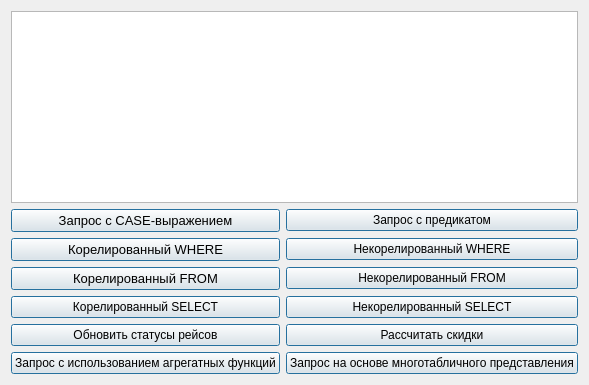
      <widget class="QWidget" name="tab_5">
       <attribute name="title">
        <string>Техническая страница</string>
       </attribute>
       <layout class="QGridLayout" name="gridLayout_25">
        <item row="0" column="0" colspan="2">
         <widget class="QTableView" name="Admin_selects_tableView">
          <property name="palette">
           <palette>
            <active>
             <colorrole role="Highlight">
              <brush brushstyle="SolidPattern">
               <color alpha="170">
                <red>105</red>
                <green>105</green>
                <blue>105</blue>
               </color>
              </brush>
             </colorrole>
             <colorrole role="Link">
              <brush brushstyle="SolidPattern">
               <color alpha="255">
                <red>105</red>
                <green>105</green>
                <blue>105</blue>
               </color>
              </brush>
             </colorrole>
            </active>
            <inactive>
             <colorrole role="Highlight">
              <brush brushstyle="SolidPattern">
               <color alpha="170">
                <red>105</red>
                <green>105</green>
                <blue>105</blue>
               </color>
              </brush>
             </colorrole>
             <colorrole role="Link">
              <brush brushstyle="SolidPattern">
               <color alpha="255">
                <red>105</red>
                <green>105</green>
                <blue>105</blue>
               </color>
              </brush>
             </colorrole>
            </inactive>
            <disabled>
             <colorrole role="Highlight">
              <brush brushstyle="SolidPattern">
               <color alpha="170">
                <red>105</red>
                <green>105</green>
                <blue>105</blue>
               </color>
              </brush>
             </colorrole>
             <colorrole role="Link">
              <brush brushstyle="SolidPattern">
               <color alpha="255">
                <red>105</red>
                <green>105</green>
                <blue>105</blue>
               </color>
              </brush>
             </colorrole>
            </disabled>
           </palette>
          </property>
          <property name="focusPolicy">
           <enum>Qt::NoFocus</enum>
          </property>
          <property name="selectionMode">
           <enum>QAbstractItemView::SingleSelection</enum>
          </property>
         </widget>
        </item>
        <item row="1" column="0">
         <widget class="QPushButton" name="Admin_select_case_button">
          <property name="font">
           <font>
            <pointsize>10</pointsize>
           </font>
          </property>
          <property name="focusPolicy">
           <enum>Qt::StrongFocus</enum>
          </property>
          <property name="text">
           <string>Запрос с CASE-выражением</string>
          </property>
          <property name="default">
           <bool>true</bool>
          </property>
         </widget>
        </item>
        <item row="1" column="1">
         <widget class="QPushButton" name="Admin_select_predicate_button">
          <property name="focusPolicy">
           <enum>Qt::StrongFocus</enum>
          </property>
          <property name="text">
           <string>Запрос с предикатом</string>
          </property>
          <property name="default">
           <bool>true</bool>
          </property>
         </widget>
        </item>
        <item row="2" column="1">
         <widget class="QPushButton" name="Admin_select_WHERE_button">
          <property name="focusPolicy">
           <enum>Qt::StrongFocus</enum>
          </property>
          <property name="text">
           <string>Некорелированный WHERE</string>
          </property>
          <property name="default">
           <bool>true</bool>
          </property>
         </widget>
        </item>
        <item row="3" column="1">
         <widget class="QPushButton" name="Admin_select_FROM_button">
          <property name="focusPolicy">
           <enum>Qt::StrongFocus</enum>
          </property>
          <property name="text">
           <string>Некорелированный FROM</string>
          </property>
          <property name="default">
           <bool>true</bool>
          </property>
         </widget>
        </item>
        <item row="5" column="1">
         <widget class="QPushButton" name="Admin_make_sales_button">
          <property name="focusPolicy">
           <enum>Qt::StrongFocus</enum>
          </property>
          <property name="text">
           <string>Рассчитать скидки</string>
          </property>
          <property name="default">
           <bool>true</bool>
          </property>
         </widget>
        </item>
        <item row="4" column="0">
         <widget class="QPushButton" name="Admin_select_C_SELEC_button">
          <property name="focusPolicy">
           <enum>Qt::StrongFocus</enum>
          </property>
          <property name="text">
           <string>Корелированный SELECT</string>
          </property>
          <property name="default">
           <bool>true</bool>
          </property>
         </widget>
        </item>
        <item row="5" column="0">
         <widget class="QPushButton" name="Admin_change_status_button">
          <property name="focusPolicy">
           <enum>Qt::StrongFocus</enum>
          </property>
          <property name="text">
           <string>Обновить статусы рейсов</string>
          </property>
          <property name="default">
           <bool>true</bool>
          </property>
         </widget>
        </item>
        <item row="2" column="0">
         <widget class="QPushButton" name="Admin_select_C_WHERE_button">
          <property name="font">
           <font>
            <pointsize>10</pointsize>
           </font>
          </property>
          <property name="focusPolicy">
           <enum>Qt::StrongFocus</enum>
          </property>
          <property name="text">
           <string>Корелированный WHERE</string>
          </property>
          <property name="default">
           <bool>true</bool>
          </property>
         </widget>
        </item>
        <item row="4" column="1">
         <widget class="QPushButton" name="Admin_select_SELECT_button">
          <property name="focusPolicy">
           <enum>Qt::StrongFocus</enum>
          </property>
          <property name="text">
           <string>Некорелированный SELECT</string>
          </property>
          <property name="default">
           <bool>true</bool>
          </property>
         </widget>
        </item>
        <item row="6" column="1">
         <widget class="QPushButton" name="Admin_select_view_button">
          <property name="text">
           <string>Запрос на основе многотабличного представления</string>
          </property>
          <property name="default">
           <bool>true</bool>
          </property>
         </widget>
        </item>
        <item row="3" column="0">
         <widget class="QPushButton" name="Admin_select_C_FROM_button">
          <property name="font">
           <font>
            <pointsize>10</pointsize>
           </font>
          </property>
          <property name="focusPolicy">
           <enum>Qt::StrongFocus</enum>
          </property>
          <property name="text">
           <string>Корелированный FROM</string>
          </property>
          <property name="default">
           <bool>true</bool>
          </property>
         </widget>
        </item>
        <item row="6" column="0">
         <widget class="QPushButton" name="Admin_select_AGR_button">
          <property name="focusPolicy">
           <enum>Qt::StrongFocus</enum>
          </property>
          <property name="text">
           <string>Запрос с использованием агрегатных функций</string>
          </property>
          <property name="default">
           <bool>true</bool>
          </property>
         </widget>
        </item>
       </layout>
      </widget>
